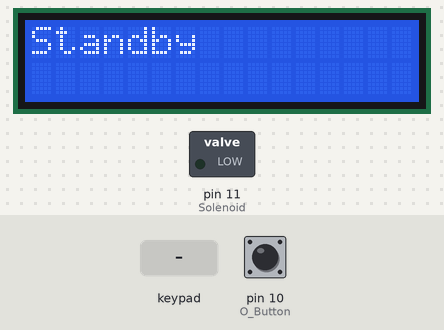
Recording of a sketch running on a simulated Arduino Uno, built with avr-gcc and run on an emulated ATmega328P. Shown: 16×2 character LCD, switched loads named in the sketch (green lamp = pin HIGH). The inputs (shaded band) are chosen by the test bench; at power-on: pin 10 (O_Button) LOW.

Above: at 1.2 s.
1.3 s: key '#' pressed
At 3.3 s:
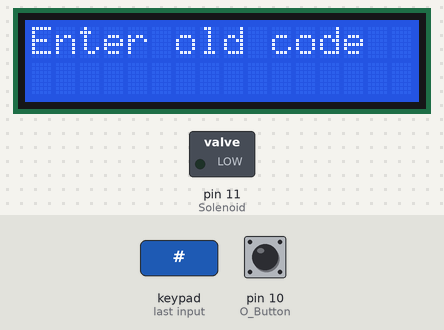
3.8 s: keypad keys 6 6 0 1 A pressed 0.4 s apart
At 6.0 s:
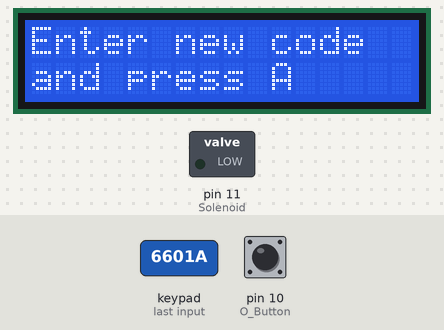
7.3 s: keypad keys 6 6 0 1 # pressed 0.4 s apart
At 9.7 s:
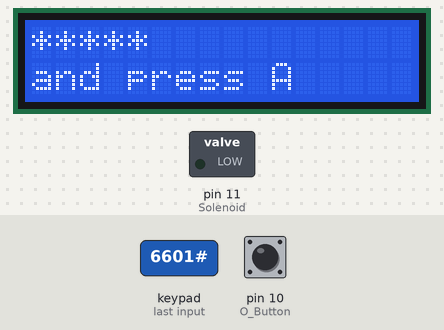
10.8 s: keypad keys 5 4 3 2 A pressed 0.4 s apart
At 13.1 s:
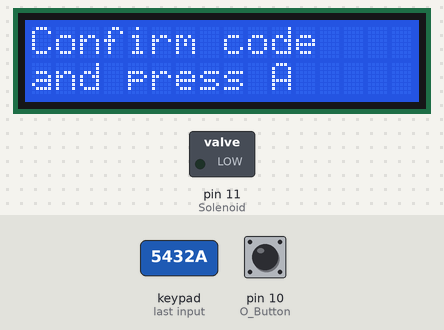
Timing chart, 0 to 14.6 s (numbered marks = the images above; inputs shaded):
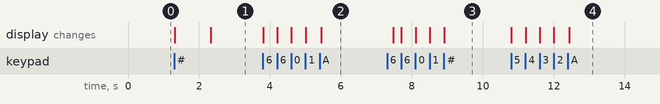

The sketch:

arduino_lock_code_with_12c.ino
```cpp
/* This code works with 4x4 Keypad Matrix, LCD ic, IRF510N transistor and a push button
 * It's a lock where the transistor drives a solenoid lock you can open either with correct code
 * or by the push button from inside
 * The code can be changed directly by the keypad and doesn't require uploading code again
 * Code is stored in EEPROM
 * Refer to www.surtrtech.com for more details
 */

#include <Keypad.h>
#include <EEPROM.h>
#include <LiquidCrystal_I2C.h>

#define Solenoid 11             //Actually the Gate of the transistor that controls the solenoid
#define O_Button 10             //Push Button

#define I2C_ADDR 0x27           //I2C adress, you should use the code to scan the adress first (0x27) here
#define BACKLIGHT_PIN 3         // Declaring LCD Pins
#define En_pin 2
#define Rw_pin 1
#define Rs_pin 0
#define D4_pin 4
#define D5_pin 5
#define D6_pin 6
#define D7_pin 7

const byte numRows= 4;          //number of rows on the keypad
const byte numCols= 4;          //number of columns on the keypad

char keymap[numRows][numCols]=
{
{'1', '2', '3', 'A'},
{'4', '5', '6', 'B'},
{'7', '8', '9', 'C'},
{'*', '0', '#', 'D'}
};

char keypressed;                 //Where the keys are stored it changes very often
char code[]= {'6','6','0','1'};  //The default code, you can change it or make it a 'n' digits one

char code_buff1[sizeof(code)];  //Where the new key is stored
char code_buff2[sizeof(code)];  //Where the new key is stored again so it's compared to the previous one

short a=0,i=0,s=0,j=0;          //Variables used later

byte rowPins[numRows] = {9,8,7,6}; //Rows 0 to 3 //if you modify your pins you should modify this too
byte colPins[numCols]= {5,4,3,2}; //Columns 0 to 3

LiquidCrystal_I2C lcd(I2C_ADDR,En_pin,Rw_pin,Rs_pin,D4_pin,D5_pin,D6_pin,D7_pin);
Keypad myKeypad= Keypad(makeKeymap(keymap), rowPins, colPins, numRows, numCols);

void setup()
         {
          lcd.begin (16,2);
          lcd.setBacklightPin(BACKLIGHT_PIN,POSITIVE);
          lcd.setBacklight(HIGH); //Lighting backlight
          lcd.home ();
          lcd.print("Standby");      //What's written on the LCD you can change

          pinMode(Solenoid,OUTPUT);
          pinMode(O_Button,INPUT);

//          for(i=0 ; i<sizeof(code);i++){        //When you upload the code the first time keep it commented
//            EEPROM.get(i, code[i]);             //Upload the code and change it to store it in the EEPROM
//             }                                  //Then uncomment this for loop and reupload the code (It's done only once)

         }


void loop()
{

  keypressed = myKeypad.getKey();               //Constantly waiting for a key to be pressed
    if(keypressed == '*'){                      // * to open the lock
            lcd.clear();
            lcd.setCursor(0,0);
            lcd.print("Enter code");            //Message to show
            GetCode();                          //Getting code function
                  if(a==sizeof(code))           //The GetCode function assign a value to a (it's correct when it has the size of the code array)
                  OpenDoor();                   //Open lock function if code is correct
                  else{
                  lcd.clear();
                  lcd.print("Wrong");          //Message to print when the code is wrong
                  }
            delay(2000);
            lcd.clear();
            lcd.print("Standby");             //Return to standby mode it's the message do display when waiting
        }

     if(keypressed == '#'){                  //To change the code it calls the changecode function
      ChangeCode();
      lcd.clear();
      lcd.print("Standby");                 //When done it returns to standby mode
     }

     if(digitalRead(O_Button)==HIGH){      //Opening by the push button
       digitalWrite(Solenoid,HIGH);
       delay(3000);                        //Opens for 3s you can change
       digitalWrite(Solenoid,LOW);

     }

}

void GetCode(){                  //Getting code sequence
       i=0;                      //All variables set to 0
       a=0;
       j=0;

     while(keypressed != 'A'){                                     //The user press A to confirm the code otherwise he can keep typing
           keypressed = myKeypad.getKey();
             if(keypressed != NO_KEY && keypressed != 'A' ){       //If the char typed isn't A and neither "nothing"
              lcd.setCursor(j,1);                                  //This to write "*" on the LCD whenever a key is pressed it's position is controlled by j
              lcd.print("*");
              j++;
            if(keypressed == code[i]&& i<sizeof(code)){            //if the char typed is correct a and i increments to verify the next caracter
                 a++;                                              //Now I think maybe I should have use only a or i ... too lazy to test it -_-'
                 i++;
                 }
            else
                a--;                                               //if the character typed is wrong a decrements and cannot equal the size of code []
            }
            }
    keypressed = NO_KEY;

}

void ChangeCode(){                      //Change code sequence
      lcd.clear();
      lcd.print("Changing code");
      delay(1000);
      lcd.clear();
      lcd.print("Enter old code");
      GetCode();                      //verify the old code first so you can change it

            if(a==sizeof(code)){      //again verifying the a value
            lcd.clear();
            lcd.print("Changing code");
            GetNewCode1();            //Get the new code
            GetNewCode2();            //Get the new code again to confirm it
            s=0;
              for(i=0 ; i<sizeof(code) ; i++){     //Compare codes in array 1 and array 2 from two previous functions
              if(code_buff1[i]==code_buff2[i])
              s++;                                //again this how we verifiy, increment s whenever codes are matching
              }
                  if(s==sizeof(code)){            //Correct is always the size of the array

                   for(i=0 ; i<sizeof(code) ; i++){
                  code[i]=code_buff2[i];         //the code array now receives the new code
                  EEPROM.put(i, code[i]);        //And stores it in the EEPROM

                  }
                  lcd.clear();
                  lcd.print("Code Changed");
                  delay(2000);
                  }
                  else{                         //In case the new codes aren't matching
                  lcd.clear();
                  lcd.print("Codes are not");
                  lcd.setCursor(0,1);
                  lcd.print("matching !!");
                  delay(2000);
                  }

          }

          else{                     //In case the old code is wrong you can't change it
          lcd.clear();
          lcd.print("Wrong");
          delay(2000);
          }
}

void GetNewCode1(){
  i=0;
  j=0;
  lcd.clear();
  lcd.print("Enter new code");   //tell the user to enter the new code and press A
  lcd.setCursor(0,1);
  lcd.print("and press A");
  delay(2000);
  lcd.clear();
  lcd.setCursor(0,1);
  lcd.print("and press A");     //Press A keep showing while the top row print ***

         while(keypressed != 'A'){            //A to confirm and quits the loop
             keypressed = myKeypad.getKey();
               if(keypressed != NO_KEY && keypressed != 'A' ){
                lcd.setCursor(j,0);
                lcd.print("*");               //On the new code you can show * as I did or change it to keypressed to show the keys
                code_buff1[i]=keypressed;     //Store caracters in the array
                i++;
                j++;
                }
                }
keypressed = NO_KEY;
}

void GetNewCode2(){                         //This is exactly like the GetNewCode1 function but this time the code is stored in another array
  i=0;
  j=0;

  lcd.clear();
  lcd.print("Confirm code");
  lcd.setCursor(0,1);
  lcd.print("and press A");
  delay(3000);
  lcd.clear();
  lcd.setCursor(0,1);
  lcd.print("and press A");

         while(keypressed != 'A'){
             keypressed = myKeypad.getKey();
               if(keypressed != NO_KEY && keypressed != 'A' ){
                lcd.setCursor(j,0);
                lcd.print("*");
                code_buff2[i]=keypressed;
                i++;
                j++;
                }
                }
keypressed = NO_KEY;
}

void OpenDoor(){             //Lock opening function open for 3s
  lcd.clear();
  lcd.print("Welcome");       //With a message printed
  digitalWrite(Solenoid,HIGH);
  delay(3000);
  digitalWrite(Solenoid,LOW);
}
```

Measured:
- after the input at 1.3 s, the display: first changes at once (image 1 shows a later state)
- after the input at 3.8 s, the display: first changes at once (image 2 shows a later state)
- after the input at 7.3 s, the display: first changes after 0.18 s (image 3 shows a later state)
- after the input at 10.8 s, the display: first changes at once (image 4 shows a later state)
